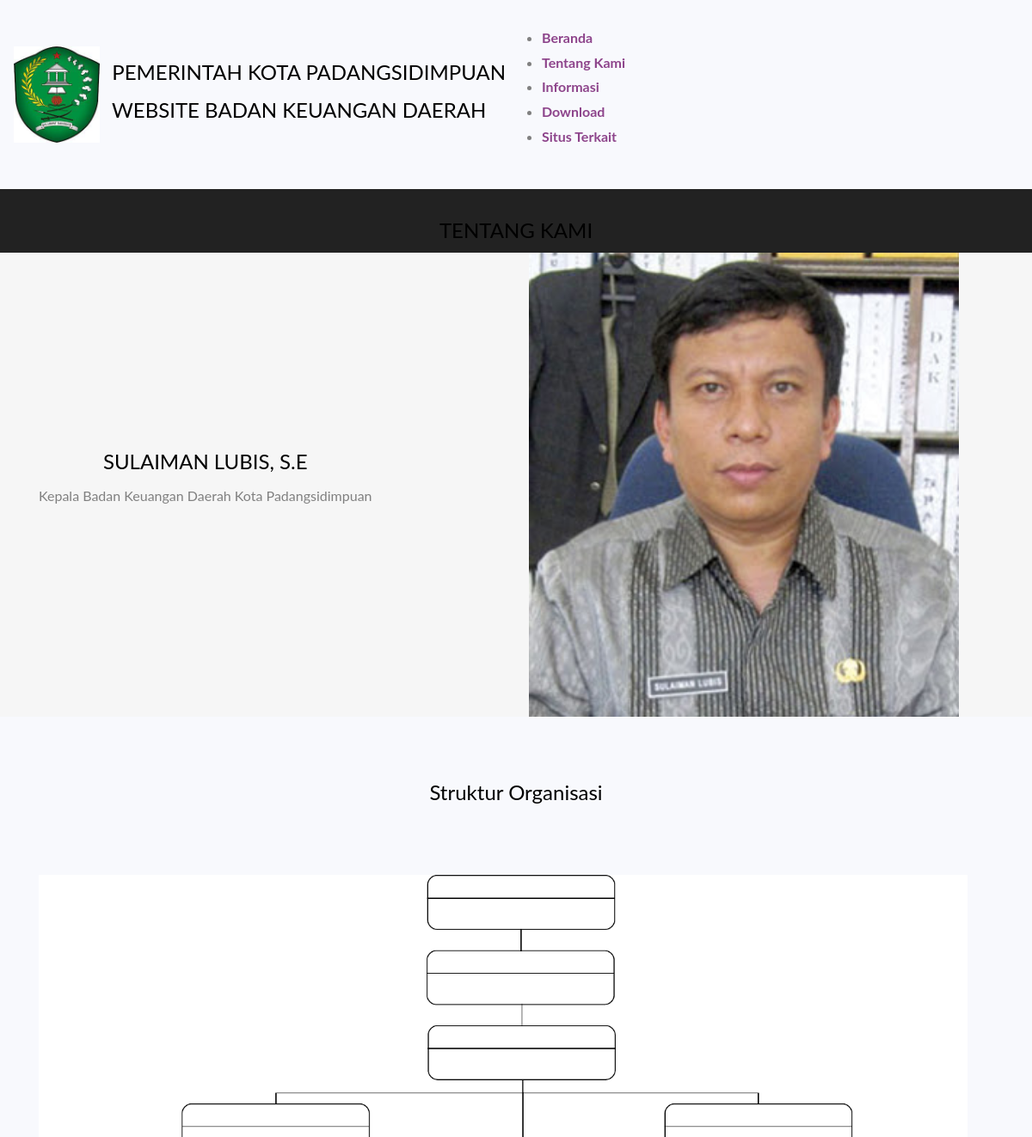
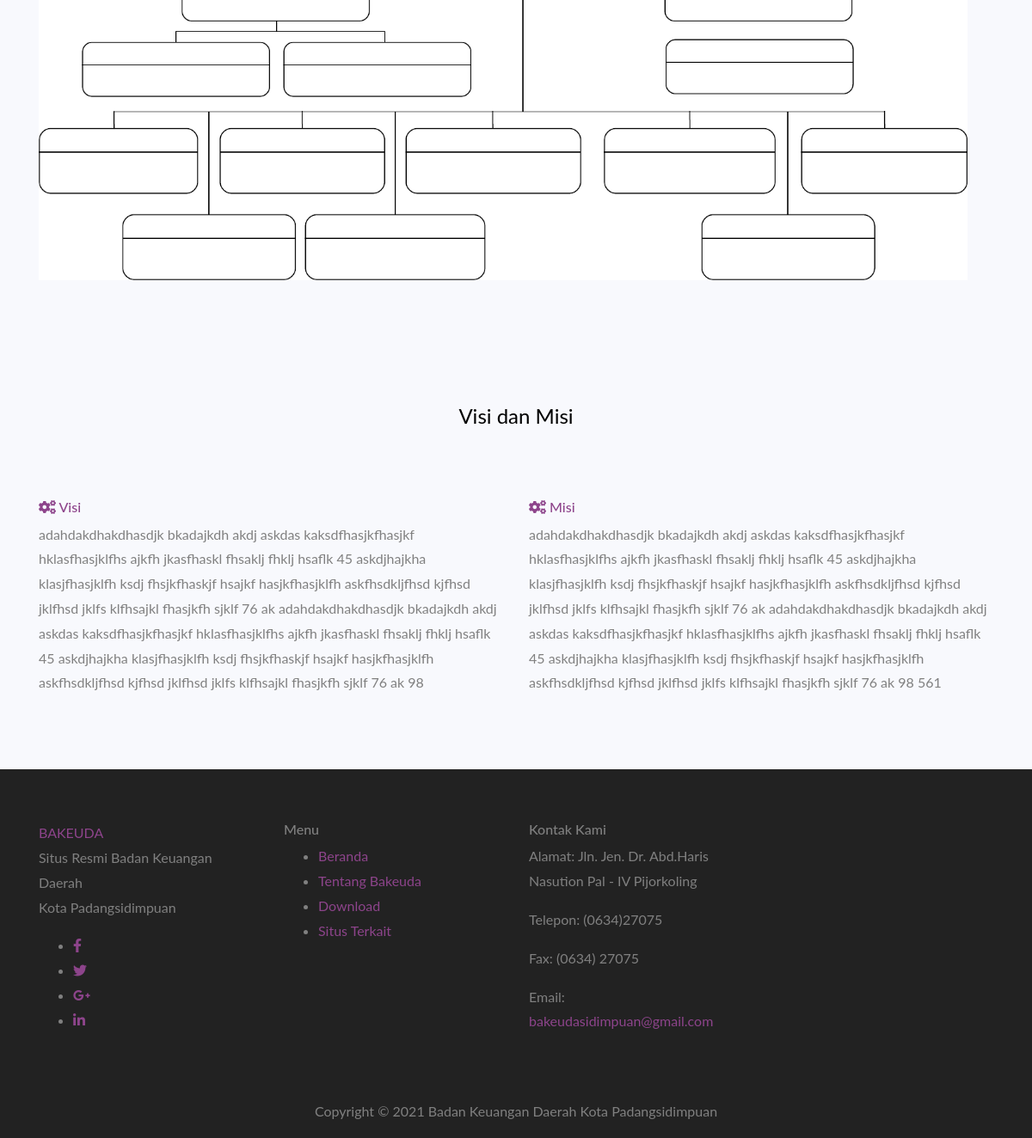
Page /index.php/galeri/tentangbakeuda on the committed database (2 pictures, top to bottom).
### tables this page shows
CREATE TABLE `tbl_profil` (
  `id_profil` int(128) NOT NULL,
  `nama` varchar(128) NOT NULL,
  `jabatan` varchar(128) NOT NULL,
  `nama_berkas` varchar(128) NOT NULL
);

CREATE TABLE `tbl_tentangbakeuda` (
  `id_tentangbakeuda` int(11) NOT NULL,
  `judul` varchar(250) NOT NULL,
  `keterangan` varchar(999) NOT NULL
);

### application/controllers/Galeri.php (called while the page is built, shortened)
<?php
class Galeri extends CI_Controller {
	public function __construct()
	{
		$this->load->helper('url');
		$this->load->helper('form');
		$this->load->library('form_validation');
		$this->load->model('model_login');
		$this->load->model('model_download');
		$this->load->library('session');
	}
	public function tentangbakeuda()
	{
		$data['visi'] = $this->db->get_where('tbl_tentangbakeuda',['judul'=>'Visi'])->row();
		$data['misi'] = $this->db->get_where('tbl_tentangbakeuda',['judul'=>'Misi'])->row();
		$data['struktur'] = $this->db->get_where('tbl_tentangbakeuda',['judul'=>'Struktur'])->row();
		$data['profil'] = $this->db->get_where('tbl_profil',['id_profil'=>'1'])->row();
		$this->load->view('tentangbakeuda',$data);
	}
}

### index.php (called while the page is built, shortened)
<?php
require_once BASEPATH.'core/CodeIgniter.php';

### application/views/tentangbakeuda.php (the view, shortened to what this page needs)
<BR>
<div class="latest-project-area black-bg pt-30">
        <div class="container">
            <div class="row">
                <div class="col-lg-12 text-center">
                    <div class="section-title">
                        <h4>TENTANG KAMI</h4>
                    </div>
                </div>
            </div>
        </div>
    </div>
     <div class="working-with-us-area gray-bg">
        <div class="container">
            <div class="row">
                <div class="col-md-6 col-12 text-center d-flex align-items-center">
                    <div class="hire-us-content">
                        <div class="section-title">
                            <h4><?= $profil->nama ?></h4>
                        </div>
                        <p><?= $profil->jabatan ?></p>
                    </div>
                </div>
                <div class="col-md-6 d-none d-md-block">
                    <div class="hire-us-img">
                        <img src="<?php echo base_url('uploads/')?><?= $profil->nama_berkas ?>" width="500px" alt="">
                    </div>
                </div>
            </div>
        </div>
    </div>
<div class="choose-us-area pt-70 pb-70" id="page">
        <div class="container">
            <div class="row">
                <div class="col-lg-12 text-center mb-70">
                    <div class="section-title">
                        <h4>Struktur Organisasi</h4>
                    </div>
                </div>
            </div>
            <div class="row">
                <div  class="col-lg-6" >
                    <div class="single-choose-item">
                        <img src="<?php echo base_url('uploads/'.$struktur->keterangan)?>" width="1080px" alt="">
                    </div>
                </div>
            </div>
        </div>
    </div>
<div class="choose-us-area pt-70 pb-70" id="page">
        <div class="container">
            <div class="row">
                <div class="col-lg-12 text-center mb-70">
                    <div class="section-title">
                        <h4>Visi dan Misi</h4>
                    </div>
                </div>
            </div>
            <div class="row">
                <div class="col-lg-6">
                    <div class="single-choose-item">
                        <h6><a href="#"><i class="fas fa-cogs"></i> Visi </a></h6>
                        <p><?= $visi->keterangan ?></p>
                    </div>
                </div>
                <div class="col-lg-6">
                    <div class="single-choose-item">
                        <h6><a href="#"><i class="fas fa-cogs"></i> Misi </a></h6>
                        <p><?= $misi->keterangan ?></p> </div>
                </div>
            </div>
        </div>
    </div>

### assets/css/default.css (style rules this page uses)
.mb-70 { margin-bottom: 70px; }
.pt-30 { padding-top: 30px; }
.pt-70 { padding-top: 70px; }
.pb-70 { padding-bottom: 70px; }
.gray-bg { background: #f6f6f6; }
.black-bg { background: #222; }

### rows in the picture
tbl_profil: nama "SULAIMAN LUBIS, S.E", jabatan "Kepala Badan Keuangan Daerah Kota Padangsidimpuan", nama_berkas (picture)
tbl_tentangbakeuda: keterangan (picture)
tbl_tentangbakeuda: keterangan "adahdakdhakdhasdjk bkadajkdh akdj askdas kaksdfhasjkfhasjkf hklasfhasjklfhs ajkfh jkasfhaskl fhsaklj fhklj hsaflk 45 askdjhajkha klasjfhasjklfh ksdj fhsjkfhaskjf hsajkf hasjkfhasjklfh askfhsdkljfhsd kjfhsd jklfhsd jklfs klfhsajkl fhasjkfh sjklf 76 ak adahdakdhakdhasdjk bkadajkdh akdj askdas kaksdfhasjkfhasjkf hklasfhasjklfhs ajkfh jkasfhaskl fhsaklj fhklj hsaflk 45 askdjhajkha klasjfhasjklfh ksdj fhsjkfhaskjf hsajkf hasjkfhasjklfh askfhsdkljfhsd kjfhsd jklfhsd jklfs klfhsajkl fhasjkfh sjklf 76 ak 98"
tbl_tentangbakeuda: keterangan "adahdakdhakdhasdjk bkadajkdh akdj askdas kaksdfhasjkfhasjkf hklasfhasjklfhs ajkfh jkasfhaskl fhsaklj fhklj hsaflk 45 askdjhajkha klasjfhasjklfh ksdj fhsjkfhaskjf hsajkf hasjkfhasjklfh askfhsdkljfhsd kjfhsd jklfhsd jklfs klfhsajkl fhasjkfh sjklf 76 ak adahdakdhakdhasdjk bkadajkdh akdj askdas kaksdfhasjkfhasjkf hklasfhasjklfhs ajkfh jkasfhaskl fhsaklj fhklj hsaflk 45 askdjhajkha klasjfhasjklfh ksdj fhsjkfhaskjf hsajkf hasjkfhasjklfh askfhsdkljfhsd kjfhsd jklfhsd jklfs klfhsajkl fhasjkfh sjklf 76 ak 98 561"
